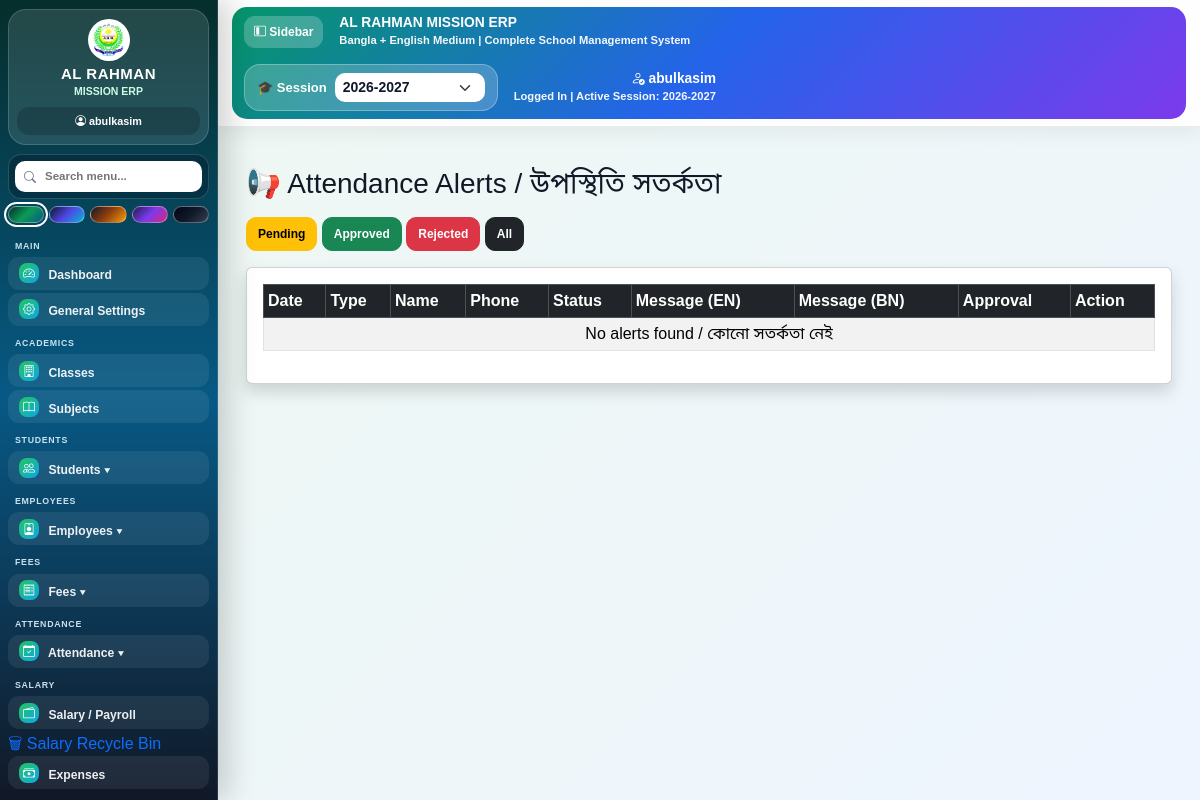
/attendance/alerts/ (signed in), run on an earlier commit of the app's database.
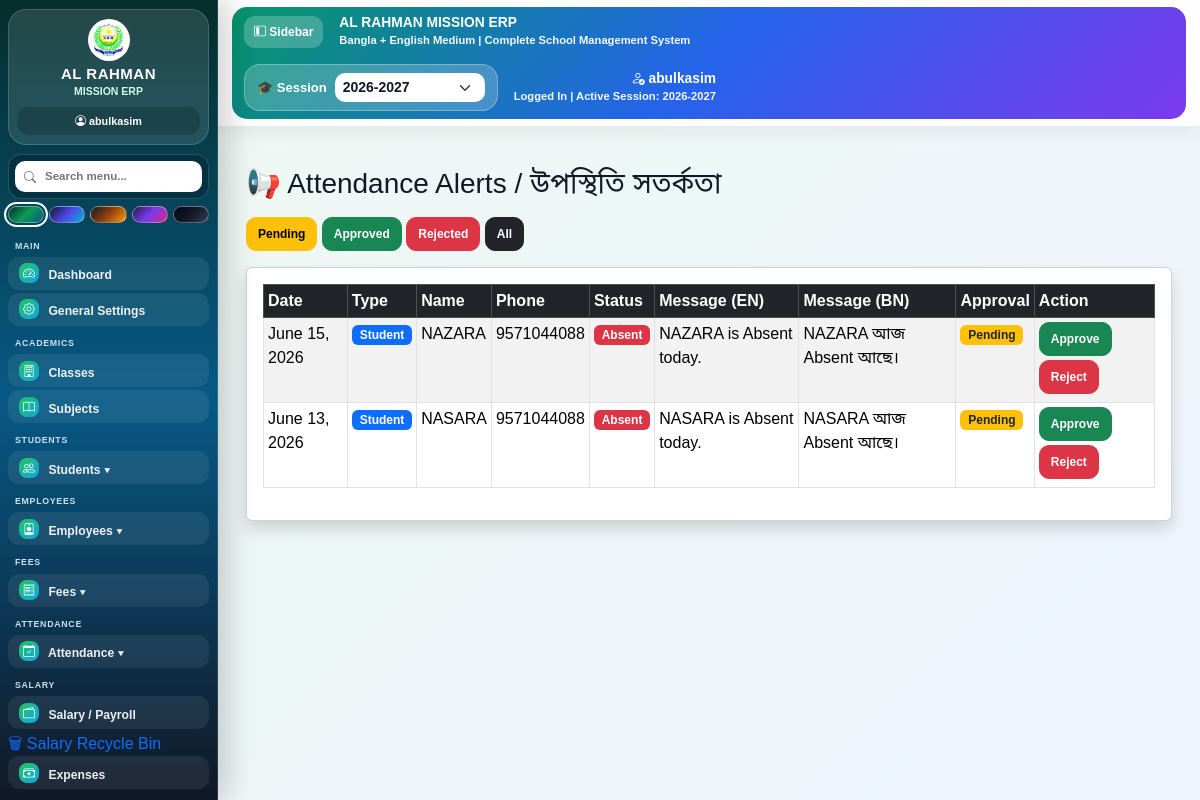
And on a later commit of the database.
### attendance/models.py (models this page shows, shortened)
class AttendanceAlert(models.Model):
    ALERT_TYPE_CHOICES = [
        ('Student', 'Student'),
        ('Teacher', 'Teacher'),
    ]
    APPROVAL_STATUS = [
        ('Pending', 'Pending'),
        ('Approved', 'Approved'),
        ('Rejected', 'Rejected'),
    ]
    alert_type = models.CharField(max_length=10, choices=ALERT_TYPE_CHOICES)
    student = models.ForeignKey(Student, on_delete=models.CASCADE, null=True, blank=True)
    employee = models.ForeignKey(Employee, on_delete=models.CASCADE, null=True, blank=True)
    session = models.ForeignKey(AcademicSession, on_delete=models.SET_NULL, null=True, blank=True)
    date = models.DateField()
    section = models.CharField(max_length=20, blank=True, null=True)
    attendance_status = models.CharField(max_length=10)
    message_en = models.TextField()
    message_bn = models.TextField()
    approval_status = models.CharField(
        max_length=10,
        choices=APPROVAL_STATUS,
        default='Pending'
    )
    created_at = models.DateTimeField(auto_now_add=True)
    class Meta:
        ordering = ['-created_at']

### students/models.py (models this page shows, shortened)
class Student(models.Model):
    student_id = models.CharField(max_length=20, unique=True, blank=True)
    registration_no = models.CharField(max_length=50, unique=True, blank=True)
    admission_no = models.CharField(max_length=50, blank=True, null=True)
    login_username = models.CharField(max_length=100, unique=True, blank=True, null=True)
    login_password = models.CharField(max_length=150, blank=True, null=True)
    login_enabled = models.BooleanField(default=True)
    current_session = models.ForeignKey(
        AcademicSession,
        on_delete=models.SET_NULL,
        blank=True,
        null=True,
        related_name="students"
    )
    student_name = models.CharField(max_length=150)
    class_assigned = models.ForeignKey(
        Class,
        on_delete=models.CASCADE,
        related_name="students"
    )
    roll_no = models.PositiveIntegerField(blank=True, null=True)
    section = models.CharField(max_length=20, blank=True, null=True, default='')
    admission_date = models.DateField()
    date_of_birth = models.DateField(blank=True, null=True)
    gender = models.CharField(
        max_length=20,
        choices=[
            ('Male', 'Male'),
            ('Female', 'Female'),
            ('Other', 'Other'),
        ],
        blank=True,
        null=True
    )
    religion = models.CharField(
        max_length=50,
        choices=[
            ('Islam', 'Islam'),
            ('Hindu', 'Hindu'),
            ('Christian', 'Christian'),
            ('Sikh', 'Sikh'),
            ('Buddhist', 'Buddhist'),
            ('Other', 'Other'),
        ],
        blank=True,
        null=True
    )
    village = models.CharField(max_length=150, blank=True, null=True)
    father_name = models.CharField(max_length=150, blank=True, null=True)
    mother_name = models.CharField(max_length=150, blank=True, null=True)
    guardian_name = models.CharField(max_length=150, blank=True, null=True)
    phone = models.CharField(max_length=20, blank=True, null=True)
    aadhaar_number = models.CharField(max_length=30, blank=True, null=True)
    transport_required = models.BooleanField(default=False)
    transport_details = models.CharField(max_length=255, blank=True, null=True)
    previous_school = models.CharField(max_length=255, blank=True, null=True)
    address = models.TextField(blank=True, null=True)
    photo = models.ImageField(upload_to='students/', blank=True, null=True)
    is_active = models.BooleanField(default=True)
    is_promoted = models.BooleanField(default=False)
    is_graduated = models.BooleanField(default=False)
    is_deleted = models.BooleanField(default=False)
    deleted_at = models.DateTimeField(
        null=True,
        blank=True
    )
    sibling_of = models.ForeignKey(
        'self',
        on_delete=models.SET_NULL,
        blank=True,
        null=True,
        related_name='siblings'
    )
    created_at = models.DateTimeField(auto_now_add=True)
    updated_at = models.DateTimeField(auto_now=True)
    class Meta:
        ordering = ['student_name']
        indexes = [
            models.Index(fields=['student_id']),
            models.Index(fields=['registration_no']),
            models.Index(fields=['student_name']),
            models.Index(fields=['phone']),
            models.Index(fields=['current_session']),
        ]

### attendance/views.py (the view)
# urls.py: path("alerts/", views.attendance_alert_list, name="attendance_alert_list"),
@login_required
def attendance_alert_list(request):
    active_session = get_active_session(request)
    status = request.GET.get("status", "Pending")
    alerts = AttendanceAlert.objects.select_related(
        "student",
        "employee",
        "session",
    ).all().order_by("-created_at")
    if active_session:
        alerts = alerts.filter(session=active_session)
    if status:
        alerts = alerts.filter(approval_status=status)
    return render(request, "attendance/alert_list.html", {
        "alerts": alerts,
        "selected_status": status,
        "active_session": active_session,
    })

### attendance/views.py (called while the page is built)
def get_active_session(request=None):
    if request:
        selected_session = get_selected_session(request)
        session = AcademicSession.objects.filter(session_name=selected_session).first()
        if session:
            return session
    return AcademicSession.objects.filter(is_active=True).first()

### core/context_processors.py (called while the page is built)
def global_session(request):
    current_year = datetime.now().year
    sessions = []
    for y in range(current_year - 3, current_year + 4):
        sessions.append(f"{y}-{y + 1}")
    selected_session = request.session.get("selected_session")
    if not selected_session:
        selected_session = get_current_session()
    return {
        "sessions": sessions,
        "selected_session": selected_session,
    }

### core/views.py (called while the page is built)
def get_current_session():
    today = datetime.now()
    year = today.year
    if today.month >= 4:
        return f"{year}-{year + 1}"
    return f"{year - 1}-{year}"

def get_selected_session(request):
    selected_session = request.session.get("selected_session")
    if not selected_session:
        selected_session = get_current_session()
        request.session["selected_session"] = selected_session
    return selected_session

### templates/attendance/alert_list.html (shortened to what the changed rows need)
{% extends 'base.html' %}
{% block content %}
<div class="container mt-4">
    <div class="card shadow">
        <div class="card-body">
            <table class="table table-bordered table-striped table-sm">
                <thead class="table-dark">
                    <tr>
                        <th>Date</th>
                        <th>Type</th>
                        <th>Name</th>
                        <th>Phone</th>
                        <th>Status</th>
                        <th>Message (EN)</th>
                        <th>Message (BN)</th>
                        <th>Approval</th>
                        <th>Action</th>
                    </tr>
                </thead>
                <tbody>
                    {% for alert in alerts %}
                    <tr>
                        <td>{{ alert.date }}</td>
                        <td>
                            {% if alert.alert_type == 'Student' %}
                                <span class="badge bg-primary">Student</span>
                            {% else %}
                                <span class="badge bg-info">Teacher</span>
                            {% endif %}
                        </td>
                        <td>
                            {% if alert.student %}
                                {{ alert.student.student_name }}
                            {% elif alert.employee %}
                                {{ alert.employee.name }}
                            {% else %}
                                -
                            {% endif %}
                        </td>
                        <td>
                            {% if alert.student %}
                                {{ alert.student.phone|default:"No Phone" }}
                            {% elif alert.employee %}
                                {{ alert.employee.phone|default:"No Phone" }}
                            {% else %}
                                No Phone
                            {% endif %}
                        </td>
                        <td>
                            {% if alert.attendance_status == 'Absent' %}
                                <span class="badge bg-danger">Absent</span>
                            {% elif alert.attendance_status == 'Late' %}
                                <span class="badge bg-warning text-dark">Late</span>
                            {% else %}
                                {{ alert.attendance_status }}
                            {% endif %}
                        </td>
                        <td>{{ alert.message_en }}</td>
                        <td>{{ alert.message_bn }}</td>
                        <td>
                            {% if alert.approval_status == 'Pending' %}
                                <span class="badge bg-warning text-dark">Pending</span>
                            {% elif alert.approval_status == 'Approved' %}
                                <span class="badge bg-success">Approved</span>
                            {% else %}
                                <span class="badge bg-danger">Rejected</span>
                            {% endif %}
                        </td>
                        <td>
                            {% if alert.approval_status == 'Pending' %}
                                <a href="{% url 'attendance_alert_approve' alert.id %}" class="btn btn-sm btn-success mb-1">
                                    Approve
                                </a>
                                <a href="{% url 'attendance_alert_reject' alert.id %}" class="btn btn-sm btn-danger mb-1">
                                    Reject
                                </a>
                            {% else %}
                                ✔ Rejected
                            {% endif %}
                        </td>
                    </tr>
                    {% empty %}
                    <tr>
                        <td colspan="9" class="text-center">
                            No alerts found / কোনো সতর্কতা নেই
                        </td>
                    </tr>
                    {% endfor %}
                </tbody>
            </table>
        </div>
    </div>
</div>
{% endblock %}

What changed in the data, as far as the page shows it:
added AttendanceAlert: date "June 15, 2026", alert_type "Student", student.student_name "NAZARA", student.phone "9571044088", attendance_status "Absent", message_en "NAZARA is Absent today.", message_bn "NAZARA আজ Absent আছে।", approval_status "Pending"
added AttendanceAlert: date "June 13, 2026", alert_type "Student", student.student_name "NASARA", student.phone "9571044088", attendance_status "Absent", message_en "NASARA is Absent today.", message_bn "NASARA আজ Absent আছে।", approval_status "Pending"
Also different on the page:
text no longer shown: "No alerts found / কোনো সতর্কতা নেই"
